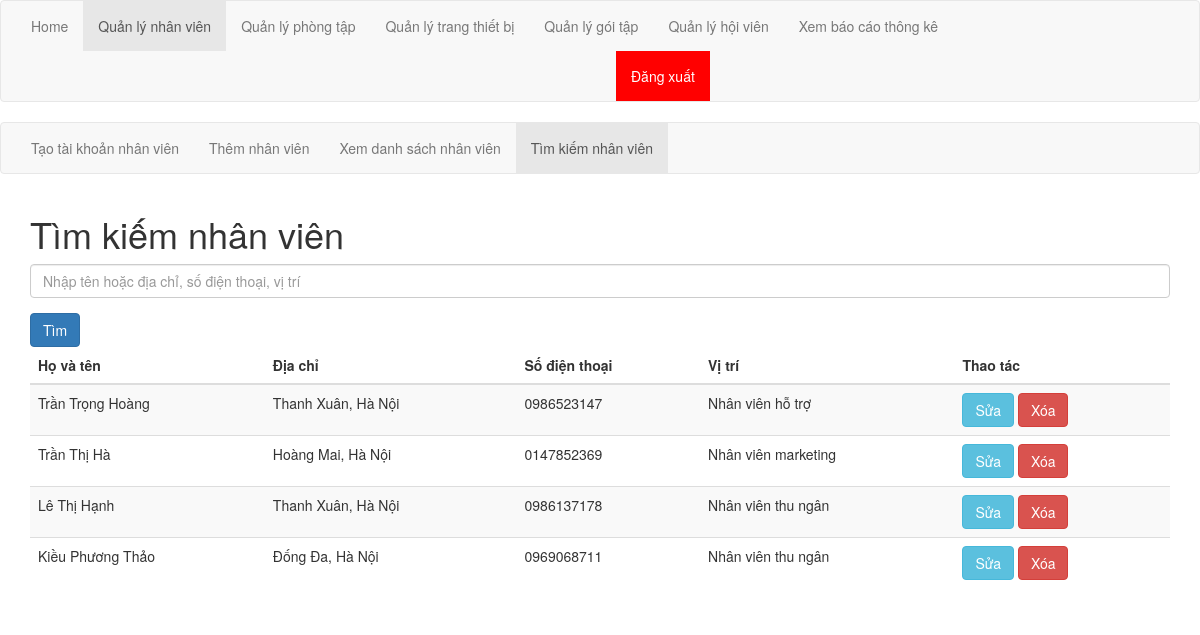
Screenshot of /php/quanLyNhanVien/searchNhanVien.php with the database file from the repository.
### tables this page shows
CREATE TABLE `nhanvien` (
  `id` bigint(20) NOT NULL,
  `ten` varchar(50) NOT NULL,
  `diachi` varchar(50) NOT NULL,
  `sdt` varchar(20) NOT NULL,
  `vitri` varchar(20) NOT NULL,
  `matkhau` varchar(20) NOT NULL
);

### php/quanLyNhanVien/searchNhanVien.php (the view, shortened to what this page needs)
<!DOCTYPE html>
<html lang="en">
    <head>
        <link rel="stylesheet" href="https://maxcdn.bootstrapcdn.com/bootstrap/3.4.1/css/bootstrap.min.css">
    </head>
<body>
    <nav class="navbar navbar-default">
        <div class="container-fluid">
          <ul class="nav navbar-nav">
            <li ><a href="../../html/admin/home.html">Home</a></li>
            <li class="active"><a href="../../html/admin/quanLyNhanVien.html">Quản lý nhân viên</a></li>
            <li><a href="../../html/admin/quanLyPhongTap.html">Quản lý phòng tập</a></li>
            <li><a href="../../html/admin/quanLyTrangThietBi.html">Quản lý trang thiết bị</a></li>
            <li><a href="../../html/admin/quanLyGoiTap.html">Quản lý gói tập</a></li>
            <li><a href="../../html/admin/quanLyHoiVien.html">Quản lý hội viên</a></li>
            <li><a href="../../html/admin/xemBaoCaoThongKe.html">Xem báo cáo thông kê</a></li>
            <li>
              <a style="text-align: right; background-color: red;color: white;margin-left: 600px;" onclick="return confirm('Bạn có muốn đăng xuất không?')" href="../../html/dangNhap.html"  >Đăng xuất</a>
            </li>
          </ul>
        </div>
      </nav>
      <nav class="navbar navbar-default">
        <div class="container-fluid">
          <ul class="nav navbar-nav">
            <li><a href="../../html/admin/quanLyNhanVien/createTaiKhoanNhanVien.html">Tạo tài khoản nhân viên</a></li>
            <li><a href="../../html/admin/quanLyNhanVien/addNhanVien.html">Thêm nhân viên</a></li>
            <li><a href="viewNhanVien.php">Xem danh sách nhân viên</a></li>
            <li class="active"><a href="../../html/admin/quanLyNhanVien/searchNhanVien.html">Tìm kiếm nhân viên</a></li>
          </ul>
        </div>
      </nav>
            <div class="container">
            <h1>Tìm kiếm nhân viên</h1>
            <form action="../../../php/quanLyNhanVien/searchNhanVien.php" method="post">
                <div class="form-group">
                    <input type="text" placeholder="Nhập tên hoặc địa chỉ, số điện thoại, vị trí" id ="key" class="form-control" name="key">
                </div>
                <button type="submit" class="btn btn-primary">Tìm</button>
            </form>
                <table class="table table-striped">
                    <thead class="thead-style">
                        <tr>
                            <th>Họ và tên</th>
                            <th>Địa chỉ</th>
                            <th>Số điện thoại</th>
                            <th>Vị trí</th>
                            <th>Thao tác</th>
                        </tr>
                    </thead>
                    <tbody>
                    <?php
                        $key = $_POST['key'];
                        require_once '../connect.php';
                        $search_sql = "SELECT * FROM nhanvien WHERE
                        (ten LIKE '%$key%')
                        OR (diachi LIKE '%$key%')
                        OR (sdt LIKE '%$key%')
                        OR (vitri LIKE '%$key%')
                        ";
                        $result = mysqli_query($conn, $search_sql);
                        while ($r = mysqli_fetch_assoc($result))
                        {
                        ?>
                            <tr>
                                <td><?php echo $r['ten'] ?></td>
                                <td><?php echo $r['diachi'] ?></td>
                                <td><?php echo $r['sdt'] ?></td>
                                <td><?php echo $r['vitri'] ?></td>
                                <td><a href="editNhanVien.php?sid=<?php echo $r['id'] ?>" class="btn btn-info">Sửa</a>
                                <a onclick="return confirm('Bạn có muốn xóa nhân viên này không?')" href="deleteNhanVien.php?sid=<?php echo $r['id'] ?>" class="btn btn-danger">Xóa</a></td>
                            </tr>
                        <?php
                    }
                ?>
                </tbody>
            </table>
</body>
</html>

### rows the page displays
nhanvien: ten "Trần Trọng Hoàng", diachi "Thanh Xuân, Hà Nội", sdt "0986523147", vitri "Nhân viên hỗ trợ"
nhanvien: ten "Trần Thị Hà", diachi "Hoàng Mai, Hà Nội", sdt "0147852369", vitri "Nhân viên marketing"
nhanvien: ten "Lê Thị Hạnh", diachi "Thanh Xuân, Hà Nội", sdt "0986137178", vitri "Nhân viên thu ngân"
nhanvien: ten "Kiều Phương Thảo", diachi "Đống Đa, Hà Nội", sdt "0969068711", vitri "Nhân viên thu ngân"
